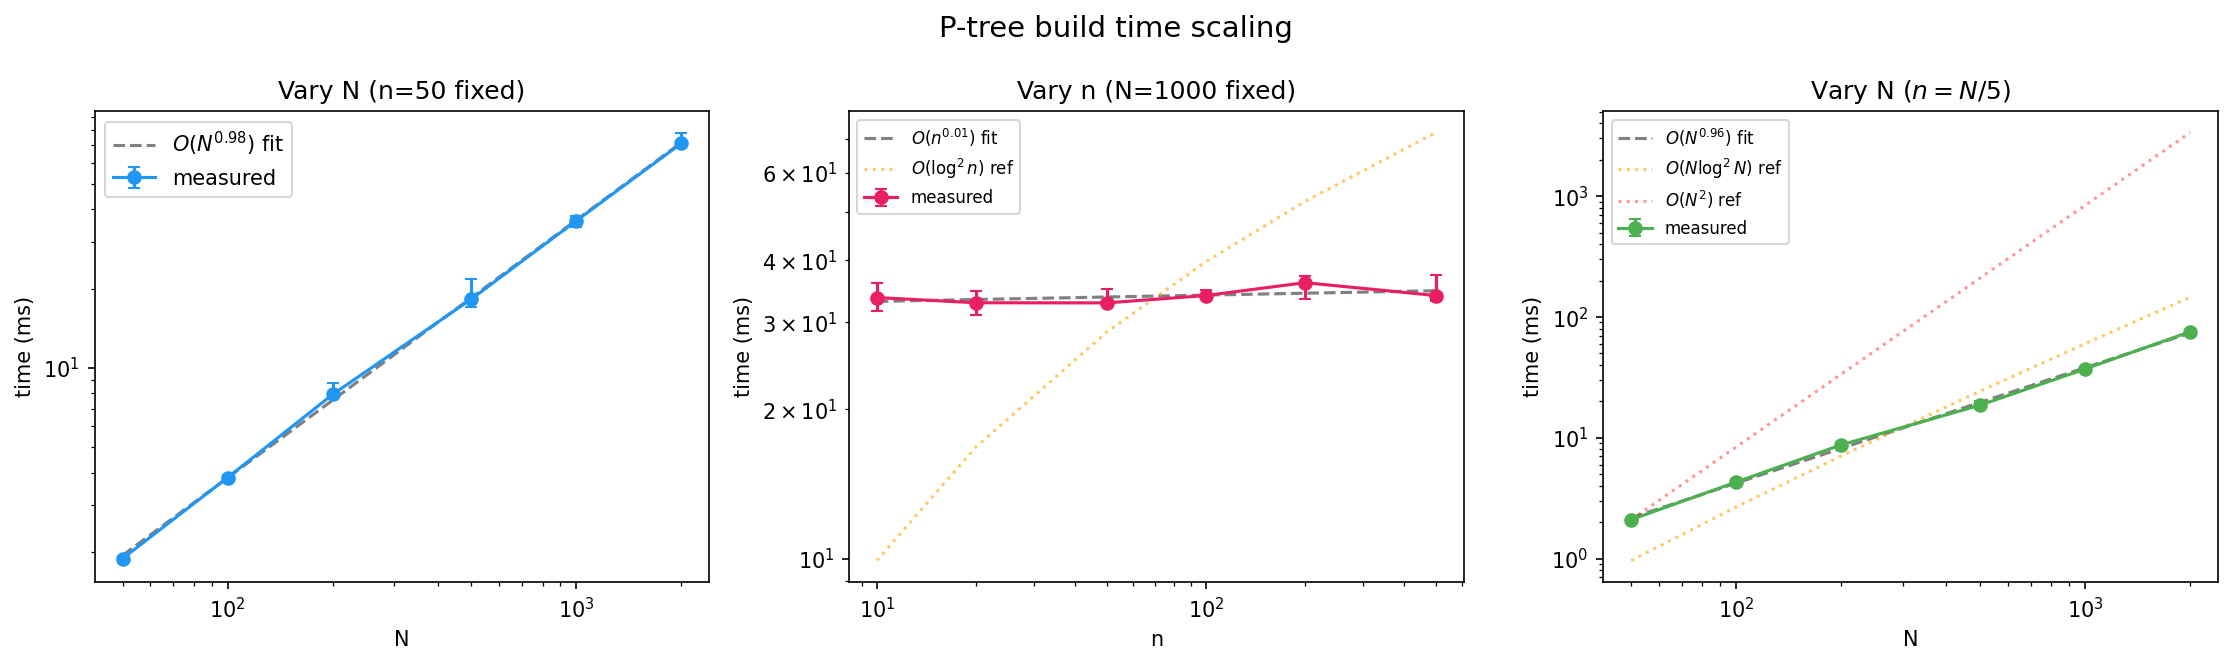

This figure's Python source:
"""Empirical scaling of the tree-based P-tree build time."""

import numpy as np
import time
import pylab as pl
from conditional_poisson import ConditionalPoisson


def time_op(fn, min_reps=5, min_seconds=0.5):
    """Time a function, returning all measurements."""
    times = []
    for _ in range(min_reps):
        t0 = time.perf_counter()
        fn()
        times.append(time.perf_counter() - t0)
    while sum(times) < min_seconds:
        t0 = time.perf_counter()
        fn()
        times.append(time.perf_counter() - t0)
    return np.array(times)


def measure_build(Ns, ns_fn, label):
    """Measure tree build times for a parameter sweep."""
    rng = np.random.default_rng(0)
    results = []
    for N in Ns:
        n = ns_fn(N)
        w = rng.exponential(1.0, N)
        cp = ConditionalPoisson.from_weights(n, w)
        times = time_op(lambda: (cp._cache.clear(), cp._get_p_tree()))
        med = np.median(times) * 1000
        lo = np.percentile(times, 25) * 1000
        hi = np.percentile(times, 75) * 1000
        results.append((N, n, med, lo, hi))
        print(f'  {label}: N={N:5d} n={n:4d}  {med:8.2f} ms  [{lo:.2f}, {hi:.2f}]')
    return results


def fit_power(xs, ys):
    """Fit y = c * x^alpha, return (alpha, c)."""
    log_x = np.log(np.array(xs, float))
    log_y = np.log(np.array(ys, float))
    alpha, log_c = np.polyfit(log_x, log_y, 1)
    return alpha, np.exp(log_c)


# ── Collect data ──────────────────────────────────────────────────────────────

print('=== Vary N, fixed n=50 ===')
Ns_fixn = [50, 100, 200, 500, 1000, 2000]
res_fixn = measure_build(Ns_fixn, lambda N: 50, 'fix n')

print('\n=== Vary n, fixed N=1000 ===')
ns_vals = [10, 20, 50, 100, 200, 500]
ns_iter = iter(ns_vals)
res_fixN = measure_build([1000]*len(ns_vals), lambda N: next(ns_iter), 'fix N')

print('\n=== Vary N, n=N/5 ===')
Ns_prop = [50, 100, 200, 500, 1000, 2000]
res_prop = measure_build(Ns_prop, lambda N: max(N // 5, 2), 'prop')


# ── Plot ──────────────────────────────────────────────────────────────────────

fig, axes = pl.subplots(1, 3, figsize=(15, 4.5))

# Panel 1: vary N, fixed n
ax = axes[0]
Ns = [r[0] for r in res_fixn]
meds = [r[2] for r in res_fixn]
los = [r[3] for r in res_fixn]
his = [r[4] for r in res_fixn]
ax.errorbar(Ns, meds, yerr=[np.array(meds)-np.array(los), np.array(his)-np.array(meds)],
            fmt='o-', color='#2196F3', capsize=3, label='measured')
alpha, c = fit_power(Ns, meds)
ax.loglog(Ns, [c * N**alpha for N in Ns], '--', color='gray',
          label=f'$O(N^{{{alpha:.2f}}})$ fit')
ax.set_xlabel('N')
ax.set_ylabel('time (ms)')
ax.set_title(f'Vary N (n=50 fixed)')
ax.legend()
ax.set_xscale('log'); ax.set_yscale('log')

# Panel 2: vary n, fixed N
ax = axes[1]
ns = [r[1] for r in res_fixN]
meds = [r[2] for r in res_fixN]
los = [r[3] for r in res_fixN]
his = [r[4] for r in res_fixN]
ax.errorbar(ns, meds, yerr=[np.array(meds)-np.array(los), np.array(his)-np.array(meds)],
            fmt='o-', color='#E91E63', capsize=3, label='measured')
# Reference lines
alpha_n, c_n = fit_power(ns, meds)
ax.loglog(ns, [c_n * n**alpha_n for n in ns], '--', color='gray',
          label=f'$O(n^{{{alpha_n:.2f}}})$ fit')
# Show what O(log^2 n) and O(n) would look like
log2ns = np.array([np.log2(n) for n in ns])
c_log = np.median(np.array(meds) / log2ns**2)
ax.loglog(ns, [c_log * l**2 for l in log2ns], ':', color='orange',
          alpha=0.6, label=r'$O(\log^2 n)$ ref')
ax.set_xlabel('n')
ax.set_ylabel('time (ms)')
ax.set_title(f'Vary n (N=1000 fixed)')
ax.legend(fontsize=8)
ax.set_xscale('log'); ax.set_yscale('log')

# Panel 3: vary N, n=N/5
ax = axes[2]
Ns = [r[0] for r in res_prop]
ns_p = [r[1] for r in res_prop]
meds = [r[2] for r in res_prop]
los = [r[3] for r in res_prop]
his = [r[4] for r in res_prop]
ax.errorbar(Ns, meds, yerr=[np.array(meds)-np.array(los), np.array(his)-np.array(meds)],
            fmt='o-', color='#4CAF50', capsize=3, label='measured')
alpha_p, c_p = fit_power(Ns, meds)
ax.loglog(Ns, [c_p * N**alpha_p for N in Ns], '--', color='gray',
          label=f'$O(N^{{{alpha_p:.2f}}})$ fit')
# O(N (log N)^2) reference
log2Ns = np.array([np.log2(N) for N in Ns])
c_nlog = np.median(np.array(meds) / (np.array(Ns, float) * log2Ns**2))
ax.loglog(Ns, [c_nlog * N * l**2 for N, l in zip(Ns, log2Ns)],
          ':', color='orange', alpha=0.6, label=r'$O(N \log^2 N)$ ref')
# O(N^2) reference
c_n2 = meds[0] / Ns[0]**2
ax.loglog(Ns, [c_n2 * N**2 for N in Ns], ':', color='red',
          alpha=0.4, label=r'$O(N^2)$ ref')
ax.set_xlabel('N')
ax.set_ylabel('time (ms)')
ax.set_title(r'Vary N ($n = N/5$)')
ax.legend(fontsize=8)
ax.set_xscale('log'); ax.set_yscale('log')

pl.suptitle('P-tree build time scaling', fontsize=14)
pl.tight_layout()
pl.savefig('bench_scaling.png', dpi=150, bbox_inches='tight')
print('\nSaved bench_scaling.png')
pl.close()
